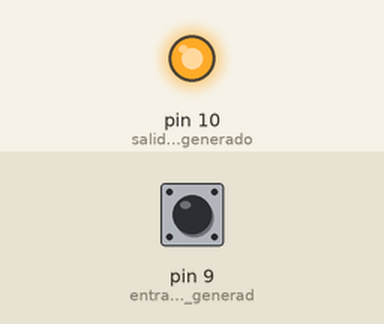
Simulated run of this sketch. Board: Arduino Uno, built with avr-gcc and run on an emulated ATmega328P. Parts: output pins drawn as LEDs (lit = HIGH). The test bench sets the inputs (shaded band); at power-on: pin 9 (entrada_del_pulso_generad) LOW. What the sketch prints to the serial monitor is not drawn.

Above: at 0.1 s.
Timing chart, 0 to 1.6 s (numbered marks = the images above):
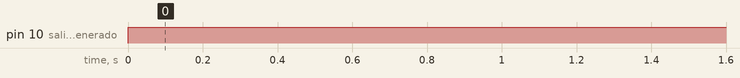

The sketch:

Arduino.lnk.ino
```cpp
long dis;
long tiem;


void setup() {
  Serial.begin(9600);
  pinMode(10, OUTPUT); //salida del pulso generado por el sensor ultrasónico
  pinMode(9, INPUT);//entrada del pulso generado por el sensor ultrasónico
}

void loop() {
  digitalWrite(10,LOW);//recibimiento del pulso.
  delayMicroseconds(5);
  digitalWrite(10, HIGH);//envío del pulso.
  delayMicroseconds(10);
  tiem = pulseIn(9, HIGH);//fórmula para medir el pulso entrante.
  dis = long(0.017*tiem);//fórmula para calcular la distancia del sensor ultrasónico.
  if(dis < 400){
      Serial.println(dis);
  }

  delay(250);
}
```

Measured:
- by itself, pin 10 (salida_del_pulso_generado): LOW → HIGH at 0.00 s
